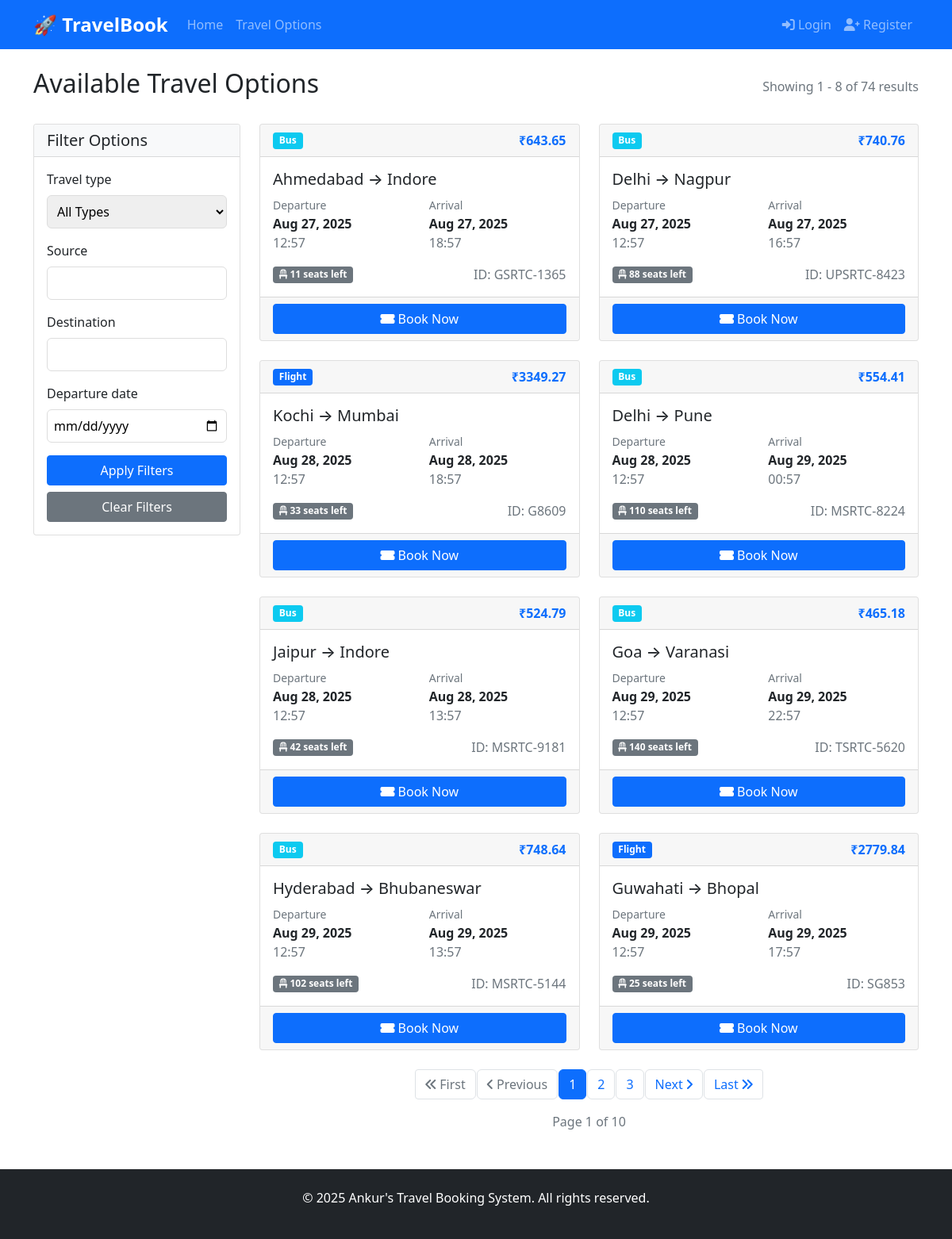
The page /travel/ on the database its author committed.
### booking_app/models.py (models this page shows, shortened)
class TravelOption(models.Model):
    TRAVEL_TYPES = [
        ('flight', 'Flight'),
        ('train', 'Train'),
        ('bus', 'Bus'),
    ]
    travel_id = models.CharField(max_length=50, unique=True)
    travel_type = models.CharField(max_length=10, choices=TRAVEL_TYPES)
    source = models.CharField(max_length=100)
    destination = models.CharField(max_length=100)
    departure_datetime = models.DateTimeField()
    arrival_datetime = models.DateTimeField()
    price = models.DecimalField(
        max_digits=10, decimal_places=2, validators=[MinValueValidator(0)])
    available_seats = models.IntegerField(validators=[MinValueValidator(0)])
    created_at = models.DateTimeField(auto_now_add=True)
    updated_at = models.DateTimeField(auto_now=True)
    class Meta:
        ordering = ['departure_datetime']

### booking_app/views.py (the view, shortened to what this page needs)
# urls.py: path('travel/', views.travel_list, name='travel_list'),
def travel_list(request):
    form = TravelSearchForm(request.GET or None)
    travel_options = TravelOption.objects.filter(
        departure_datetime__gte=timezone.now(),
        available_seats__gt=0
    ).order_by('departure_datetime')
    travel_options_page, paginator = paginate_objects(
        request, travel_options, 8)
    return render(request, 'booking_app/travel_list.html', {
        'travel_options': travel_options_page,
        'form': form,
        'paginator': paginator
    })

### booking_app/forms.py (shortened to what this page needs)
class TravelSearchForm(forms.Form):
    TRAVEL_TYPES = [
        ('', 'All Types'),
        ('flight', 'Flight'),
        ('train', 'Train'),
        ('bus', 'Bus'),
    ]
    travel_type = forms.ChoiceField(choices=TRAVEL_TYPES, required=False)
    source = forms.CharField(max_length=100, required=False)
    destination = forms.CharField(max_length=100, required=False)
    departure_date = forms.DateField(
        required=False, widget=forms.DateInput(attrs={'type': 'date'}))

### booking_app/utils.py (called while the page is built)
def paginate_objects(request, queryset, items_per_page):
    paginator = Paginator(queryset, items_per_page)
    page = request.GET.get('page')
    try:
        objects_page = paginator.page(page)
    except PageNotAnInteger:
        objects_page = paginator.page(1)
    except EmptyPage:
        objects_page = paginator.page(paginator.num_pages)
    return objects_page, paginator

### booking_app/templates/booking_app/travel_list.html (shortened to what this page needs)
{% extends 'booking_app/base.html' %}
{% block content %}
<div class="row">
    <div class="col-12">
        <div class="d-flex justify-content-between align-items-center mb-4">
            <h2>Available Travel Options</h2>
            <span class="text-muted">
                Showing {{ travel_options.start_index }} - {{ travel_options.end_index }} of {{ paginator.count }}
                results
            </span>
        </div>
    </div>
</div>
<div class="row">
    <div class="col-md-3">
        <div class="card mb-4">
            <div class="card-header bg-light">
                <h5 class="card-title mb-0">Filter Options</h5>
            </div>
            <div class="card-body">
                <form method="get">
                    {% for field in form %}
                    <div class="mb-3">
                        <label class="form-label">{{ field.label }}</label>
                        {{ field }}
                    </div>
                    {% endfor %}
                    <div class="d-grid gap-2">
                        <button type="submit" class="btn btn-primary">Apply Filters</button>
                        <a href="{% url 'travel_list' %}" class="btn btn-secondary">Clear Filters</a>
                    </div>
                </form>
            </div>
        </div>
    </div>
    <div class="col-md-9">
        {% if travel_options %}
        <div class="row">
            {% for travel in travel_options %}
            <div class="col-lg-6 mb-4">
                <div class="card travel-card h-100">
                    <div class="card-header">
                        <div class="d-flex justify-content-between align-items-center">
                            <span
                                class="badge {% if travel.travel_type == 'flight' %}bg-primary{% elif travel.travel_type == 'train' %}bg-success{% else %}bg-info{% endif %}">
                                {{ travel.get_travel_type_display }}
                            </span>
                            <strong class="text-primary">₹{{ travel.price }}</strong>
                        </div>
                    </div>
                    <div class="card-body">
                        <h5 class="card-title">{{ travel.source }} → {{ travel.destination }}</h5>
                        <div class="row mb-3">
                            <div class="col-6">
                                <small class="text-muted">Departure</small>
                                <p class="mb-0 fw-bold">{{ travel.departure_datetime|date:"M d, Y" }}</p>
                                <p class="mb-0 text-muted">{{ travel.departure_datetime|time:"H:i" }}</p>
                            </div>
                            <div class="col-6">
                                <small class="text-muted">Arrival</small>
                                <p class="mb-0 fw-bold">{{ travel.arrival_datetime|date:"M d, Y" }}</p>
                                <p class="mb-0 text-muted">{{ travel.arrival_datetime|time:"H:i" }}</p>
                            </div>
                        </div>
                        <div class="d-flex justify-content-between align-items-center">
                            <span class="badge bg-secondary">
                                <i class="fas fa-chair"></i> {{ travel.available_seats }} seats left
                            </span>
                            <span class="text-muted">ID: {{ travel.travel_id }}</span>
                        </div>
                    </div>
                    <div class="card-footer">
                        {% if travel.available_seats > 0 %}
                        <a href="{% url 'book_travel' travel.travel_id %}" class="btn btn-primary w-100">
                            <i class="fas fa-ticket-alt"></i> Book Now
                        </a>
                        {% else %}
                        <button class="btn btn-secondary w-100" disabled>
                            <i class="fas fa-times-circle"></i> Sold Out
                        </button>
                        {% endif %}
                    </div>
                </div>
            </div>
            {% endfor %}
        </div>
        {% if paginator.num_pages > 1 %}
        <nav aria-label="Travel options pagination">
            <ul class="pagination justify-content-center">
                {% if travel_options.has_previous %}
                <li class="page-item">
                    <a class="page-link"
                        href="?page=1{% for key, value in request.GET.items %}{% if key != 'page' %}&{{ key }}={{ value }}{% endif %}{% endfor %}">
                        <i class="fas fa-angle-double-left"></i> First
                    </a>
                </li>
                <li class="page-item">
                    <a class="page-link"
                        href="?page={{ travel_options.previous_page_number }}{% for key, value in request.GET.items %}{% if key != 'page' %}&{{ key }}={{ value }}{% endif %}{% endfor %}">
                        <i class="fas fa-angle-left"></i> Previous
                    </a>
                </li>
                {% else %}
                <li class="page-item disabled">
                    <span class="page-link"><i class="fas fa-angle-double-left"></i> First</span>
                </li>
                <li class="page-item disabled">
                    <span class="page-link"><i class="fas fa-angle-left"></i> Previous</span>
                </li>
                {% endif %}
                {% for num in travel_options.paginator.page_range %}
                {% if travel_options.number == num %}
                <li class="page-item active">
                    <span class="page-link">{{ num }}</span>
                </li>
                {% elif num > travel_options.number|add:'-3' and num < travel_options.number|add:'3' %} <li
                    class="page-item">
                    <a class="page-link"
                        href="?page={{ num }}{% for key, value in request.GET.items %}{% if key != 'page' %}&{{ key }}={{ value }}{% endif %}{% endfor %}">
                        {{ num }}
                    </a>
                    </li>
                    {% endif %}
                    {% endfor %}
                    {% if travel_options.has_next %}
                    <li class="page-item">
                        <a class="page-link"
                            href="?page={{ travel_options.next_page_number }}{% for key, value in request.GET.items %}{% if key != 'page' %}&{{ key }}={{ value }}{% endif %}{% endfor %}">
                            Next <i class="fas fa-angle-right"></i>
                        </a>
                    </li>
                    <li class="page-item">
                        <a class="page-link"
                            href="?page={{ paginator.num_pages }}{% for key, value in request.GET.items %}{% if key != 'page' %}&{{ key }}={{ value }}{% endif %}{% endfor %}">
                            Last <i class="fas fa-angle-double-right"></i>
                        </a>
                    </li>
                    {% endif %}
            </ul>
        </nav>
        <div class="text-center text-muted mt-2">
            Page {{ travel_options.number }} of {{ paginator.num_pages }}
        </div>
        {% endif %}
        {% endif %}
    </div>
</div>
{% endblock %}

### booking_app/templates/booking_app/base.html (style rules this page uses)
.travel-card { transition: transform 0.3s ease; }

### booking_app/templates/booking_app/travel_list.html (style rules this page uses)
.travel-card { transition: transform 0.2s ease, box-shadow 0.2s ease; }
select, input[type="text"], input[type="date"] { width: 100%; padding: 0.5rem; border: 1px solid #ddd; border-radius: 0.375rem; }
.pagination .page-item.active .page-link { background-color: #0d6efd; border-color: #0d6efd; }
.pagination .page-link { color: #0d6efd; border: 1px solid #dee2e6; margin: 0 2px; border-radius: 0.375rem; }

### rows shown on the page
TravelOption: travel_type "Bus", price "643.65", source "Ahmedabad", destination "Indore", departure_datetime "Aug 27, 2025", departure_datetime "12:57", arrival_datetime "Aug 27, 2025", arrival_datetime "18:57", available_seats "11", travel_id "GSRTC-1365", shows "Book Now"
TravelOption: travel_type "Bus", price "740.76", source "Delhi", destination "Nagpur", departure_datetime "Aug 27, 2025", departure_datetime "12:57", arrival_datetime "Aug 27, 2025", arrival_datetime "16:57", available_seats "88", travel_id "UPSRTC-8423", shows "Book Now"
TravelOption: travel_type "Flight", price "3349.27", source "Kochi", destination "Mumbai", departure_datetime "Aug 28, 2025", departure_datetime "12:57", arrival_datetime "Aug 28, 2025", arrival_datetime "18:57", available_seats "33", travel_id "G8609", shows "Book Now"
TravelOption: travel_type "Bus", price "554.41", source "Delhi", destination "Pune", departure_datetime "Aug 28, 2025", departure_datetime "12:57", arrival_datetime "Aug 29, 2025", arrival_datetime "00:57", available_seats "110", travel_id "MSRTC-8224", shows "Book Now"
TravelOption: travel_type "Bus", price "524.79", source "Jaipur", destination "Indore", departure_datetime "Aug 28, 2025", departure_datetime "12:57", arrival_datetime "Aug 28, 2025", arrival_datetime "13:57", available_seats "42", travel_id "MSRTC-9181", shows "Book Now"
TravelOption: travel_type "Bus", price "465.18", source "Goa", destination "Varanasi", departure_datetime "Aug 29, 2025", departure_datetime "12:57", arrival_datetime "Aug 29, 2025", arrival_datetime "22:57", available_seats "140", travel_id "TSRTC-5620", shows "Book Now"
TravelOption: travel_type "Bus", price "748.64", source "Hyderabad", destination "Bhubaneswar", departure_datetime "Aug 29, 2025", departure_datetime "12:57", arrival_datetime "Aug 29, 2025", arrival_datetime "13:57", available_seats "102", travel_id "MSRTC-5144", shows "Book Now"
TravelOption: travel_type "Flight", price "2779.84", source "Guwahati", destination "Bhopal", departure_datetime "Aug 29, 2025", departure_datetime "12:57", arrival_datetime "Aug 29, 2025", arrival_datetime "17:57", available_seats "25", travel_id "SG853", shows "Book Now"

### other values the page prints
{{ travel_options.start_index }} "1"
{{ travel_options.end_index }} "8"
{{ paginator.count }} "74"
{{ field.label }} "Travel type" "Source" "Destination" "Departure date"
{{ num }} "1"
{{ num }} "2" "3"
{{ travel_options.number }} "1"
{{ paginator.num_pages }} "10"
